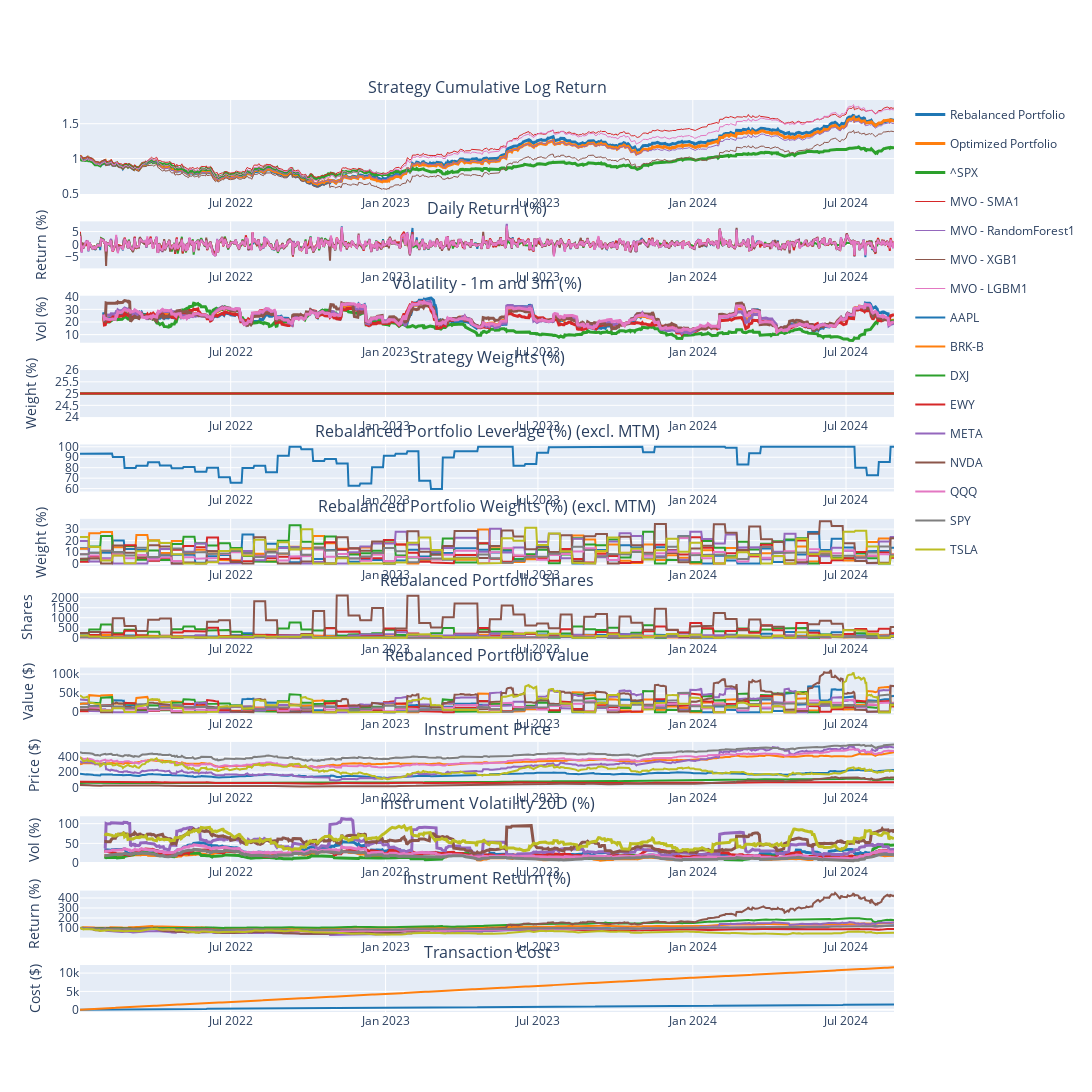

The notebook cell this image was saved under:
### Markdown cell above
# Notes

- 2024-08-28: Tested expected return prediction with RandomForest, XGB, LGBM. None of them outperforms the SMA Model. LGBM is able to achieve a similar performance as SMA model and generally train faster.</br>

    | Measure                | ^SPX      | MVO - SMA1 | MVO - RandomForest1 | MVO - XGB1 | MVO - LGBM1 |
    |------------------------|-----------|------------|---------------------|------------|-------------|
    | Cumulative Return      | 1.173503  | 2.072994   | 1.662573            | 1.471717   | 2.023378    |
    | Annualized Return      | 0.076775  | 0.301537   | 0.221185            | 0.176047   | 0.296252    |
    | Annualized Volatility  | 0.180081  | 0.226417   | 0.240133            | 0.243953   | 0.243120    |
    | Annualized Sharpe Ratio| 0.240438  | 1.183923   | 0.781685            | 0.584416   | 1.080844    |
    | Maximum Drawdown       | -0.254251 | -0.271732  | -0.323658           | -0.380737  | -0.296535   |

    Models are shared the same hyperparameters: lookback (train days) = 10 days and gamma=10, hhi=0.2

### Code cell
portfolio = PortfolioStandard(
    capital=169336.48958837058,
    name='MVOPortfolio',        
    rebalance_iter=RebalancerIter('0 0 * * Fri', 2),        
    tc_model=TransactionCostFutu(), 
    systems=[        
        #TradingSubSystemSingle(vol_target=vol_target, instruments=instruments,  strategy=[MeanVarianceOptRetLookAheadBias(gamma=10, hhi=0.2, lookback=60, confidence=1, lookahead=10)], max_leverage=max_leverage, offset=60),
        TradingSubSystemSingle(vol_target=vol_target, instruments=instruments,  strategy=[MeanVarianceOpt(gamma=10, hhi=0.2, lookback=10, confidence=1)], max_leverage=max_leverage, offset=60),
        TradingSubSystemSingle(vol_target=vol_target, instruments=instruments,  strategy=[MeanVarianceOptRandomForest(gamma=10, hhi=0.2, lookback=10, confidence=1, train_days=10)], max_leverage=max_leverage, offset=60),
        TradingSubSystemSingle(vol_target=vol_target, instruments=instruments,  strategy=[MeanVarianceOptXGB(gamma=10, hhi=0.2, lookback=10, confidence=1, train_days=10)], max_leverage=max_leverage, offset=60),
        TradingSubSystemSingle(vol_target=vol_target, instruments=instruments,  strategy=[MeanVarianceOptLGBM(gamma=10, hhi=0.2, lookback=10, confidence=1, train_days=10)], max_leverage=max_leverage, offset=60),
    ]
)

portfolio.set_start_date(start_date)
portfolio.set_end_date(end_date)
portfolio.backtest_subsystems()
portfolio.optimize()
portfolio.backtest()
portfolio.rebalance()
portfolio.performance(show_all_rets=True)

### Figure 1 — Plotly figure (JSON) as saved in the notebook; plotly's stock layout.template omitted (floating-point values rounded to 4 significant figures; data arrays with more than 128 entries replaced by an {"elided": "..."} marker saying what was removed)
{"data": [{"legendgroup": "Rebalanced Portfolio", "line": {"width": 3}, "marker": {"color": "rgb(31, 119, 180)"}, "name": "Rebalanced Portfolio", "type": "scatter", "x": {"elided": "666 str values"}, "xaxis": "x", "y": {"elided": "666 float values"}, "yaxis": "y"}, {"legendgroup": "Rebalanced Portfolio", "marker": {"color": "rgb(31, 119, 180)"}, "name": "Rebalanced Portfolio", "showlegend": false, "type": "scatter", "x": {"elided": "666 str values"}, "xaxis": "x2", "y": {"elided": "666 float values"}, "yaxis": "y2"}, {"legendgroup": "Rebalanced Portfolio", "line": {"width": 3}, "marker": {"color": "rgb(31, 119, 180)"}, "name": "Rebalanced Portfolio", "showlegend": false, "type": "scatter", "x": {"elided": "666 str values"}, "xaxis": "x3", "y": {"elided": "666 float values"}, "yaxis": "y3"}, {"legendgroup": "Rebalanced Portfolio", "marker": {"color": "rgb(31, 119, 180)"}, "name": "Rebalanced Portfolio", "showlegend": false, "type": "scatter", "x": {"elided": "666 str values"}, "xaxis": "x12", "y": {"elided": "666 float values"}, "yaxis": "y12"}, {"legendgroup": "Optimized Portfolio", "line": {"width": 3}, "marker": {"color": "rgb(255, 127, 14)"}, "name": "Optimized Portfolio", "type": "scatter", "x": {"elided": "666 str values"}, "xaxis": "x", "y": {"elided": "666 float values"}, "yaxis": "y"}, {"legendgroup": "Optimized Portfolio", "marker": {"color": "rgb(255, 127, 14)"}, "name": "Optimized Portfolio", "showlegend": false, "type": "scatter", "x": {"elided": "666 str values"}, "xaxis": "x2", "y": {"elided": "666 float values"}, "yaxis": "y2"}, {"legendgroup": "Optimized Portfolio", "line": {"width": 3}, "marker": {"color": "rgb(255, 127, 14)"}, "name": "Optimized Portfolio", "showlegend": false, "type": "scatter", "x": {"elided": "666 str values"}, "xaxis": "x3", "y": {"elided": "666 float values"}, "yaxis": "y3"}, {"legendgroup": "Optimized Portfolio", "marker": {"color": "rgb(255, 127, 14)"}, "name": "Optimized Portfolio", "showlegend": false, "type": "scatter", "x": {"elided": "666 str values"}, "xaxis": "x12", "y": {"elided": "666 float values"}, "yaxis": "y12"}, {"legendgroup": "^SPX", "line": {"width": 3}, "marker": {"color": "rgb(44, 160, 44)"}, "name": "^SPX", "type": "scatter", "x": {"elided": "666 str values"}, "xaxis": "x", "y": {"elided": "666 float values"}, "yaxis": "y"}, {"legendgroup": "^SPX", "marker": {"color": "rgb(44, 160, 44)"}, "name": "^SPX", "showlegend": false, "type": "scatter", "x": {"elided": "666 str values"}, "xaxis": "x2", "y": {"elided": "666 float values"}, "yaxis": "y2"}, {"legendgroup": "^SPX", "line": {"width": 3}, "marker": {"color": "rgb(44, 160, 44)"}, "name": "^SPX", "showlegend": false, "type": "scatter", "x": {"elided": "666 str values"}, "xaxis": "x3", "y": {"elided": "666 float values"}, "yaxis": "y3"}, {"legendgroup": "MVO - SMA1", "line": {"width": 1}, "marker": {"color": "rgb(214, 39, 40)"}, "name": "MVO - SMA1", "type": "scatter", "x": {"elided": "666 str values"}, "xaxis": "x", "y": {"elided": "666 float values"}, "yaxis": "y"}, {"legendgroup": "MVO - SMA1", "marker": {"color": "rgb(214, 39, 40)"}, "name": "MVO - SMA1", "showlegend": false, "type": "scatter", "x": {"elided": "666 str values"}, "xaxis": "x2", "y": {"elided": "666 float values"}, "yaxis": "y2"}, {"legendgroup": "MVO - SMA1", "line": {"width": 3}, "marker": {"color": "rgb(214, 39, 40)"}, "name": "MVO - SMA1", "showlegend": false, "type": "scatter", "x": {"elided": "666 str values"}, "xaxis": "x3", "y": {"elided": "666 float values"}, "yaxis": "y3"}, {"legendgroup": "MVO - RandomForest1", "line": {"width": 1}, "marker": {"color": "rgb(148, 103, 189)"}, "name": "MVO - RandomForest1", "type": "scatter", "x": {"elided": "666 str values"}, "xaxis": "x", "y": {"elided": "666 float values"}, "yaxis": "y"}, {"legendgroup": "MVO - RandomForest1", "marker": {"color": "rgb(148, 103, 189)"}, "name": "MVO - RandomForest1", "showlegend": false, "type": "scatter", "x": {"elided": "666 str values"}, "xaxis": "x2", "y": {"elided": "666 float values"}, "yaxis": "y2"}, {"legendgroup": "MVO - RandomForest1", "line": {"width": 3}, "marker": {"color": "rgb(148, 103, 189)"}, "name": "MVO - RandomForest1", "showlegend": false, "type": "scatter", "x": {"elided": "666 str values"}, "xaxis": "x3", "y": {"elided": "666 float values"}, "yaxis": "y3"}, {"legendgroup": "MVO - XGB1", "line": {"width": 1}, "marker": {"color": "rgb(140, 86, 75)"}, "name": "MVO - XGB1", "type": "scatter", "x": {"elided": "666 str values"}, "xaxis": "x", "y": {"elided": "666 float values"}, "yaxis": "y"}, {"legendgroup": "MVO - XGB1", "marker": {"color": "rgb(140, 86, 75)"}, "name": "MVO - XGB1", "showlegend": false, "type": "scatter", "x": {"elided": "666 str values"}, "xaxis": "x2", "y": {"elided": "666 float values"}, "yaxis": "y2"}, {"legendgroup": "MVO - XGB1", "line": {"width": 3}, "marker": {"color": "rgb(140, 86, 75)"}, "name": "MVO - XGB1", "showlegend": false, "type": "scatter", "x": {"elided": "666 str values"}, "xaxis": "x3", "y": {"elided": "666 float values"}, "yaxis": "y3"}, {"legendgroup": "MVO - LGBM1", "line": {"width": 1}, "marker": {"color": "rgb(227, 119, 194)"}, "name": "MVO - LGBM1", "type": "scatter", "x": {"elided": "666 str values"}, "xaxis": "x", "y": {"elided": "666 float values"}, "yaxis": "y"}, {"legendgroup": "MVO - LGBM1", "marker": {"color": "rgb(227, 119, 194)"}, "name": "MVO - LGBM1", "showlegend": false, "type": "scatter", "x": {"elided": "666 str values"}, "xaxis": "x2", "y": {"elided": "666 float values"}, "yaxis": "y2"}, {"legendgroup": "MVO - LGBM1", "line": {"width": 3}, "marker": {"color": "rgb(227, 119, 194)"}, "name": "MVO - LGBM1", "showlegend": false, "type": "scatter", "x": {"elided": "666 str values"}, "xaxis": "x3", "y": {"elided": "666 float values"}, "yaxis": "y3"}, {"legendgroup": "MVO - SMA1", "marker": {"color": "rgb(31, 119, 180)"}, "name": "MVO - SMA1", "showlegend": false, "type": "scatter", "x": {"elided": "666 str values"}, "xaxis": "x4", "y": {"elided": "666 int values"}, "yaxis": "y4"}, {"legendgroup": "MVO - RandomForest1", "marker": {"color": "rgb(255, 127, 14)"}, "name": "MVO - RandomForest1", "showlegend": false, "type": "scatter", "x": {"elided": "666 str values"}, "xaxis": "x4", "y": {"elided": "666 int values"}, "yaxis": "y4"}, {"legendgroup": "MVO - XGB1", "marker": {"color": "rgb(44, 160, 44)"}, "name": "MVO - XGB1", "showlegend": false, "type": "scatter", "x": {"elided": "666 str values"}, "xaxis": "x4", "y": {"elided": "666 int values"}, "yaxis": "y4"}, {"legendgroup": "MVO - LGBM1", "marker": {"color": "rgb(214, 39, 40)"}, "name": "MVO - LGBM1", "showlegend": false, "type": "scatter", "x": {"elided": "666 str values"}, "xaxis": "x4", "y": {"elided": "666 int values"}, "yaxis": "y4"}, {"marker": {"color": "rgb(31, 119, 180)"}, "showlegend": false, "type": "scatter", "x": {"elided": "666 str values"}, "xaxis": "x5", "y": {"elided": "666 float values"}, "yaxis": "y5"}, {"legendgroup": "AAPL", "marker": {"color": "rgb(31, 119, 180)"}, "name": "AAPL", "showlegend": true, "type": "scatter", "x": {"elided": "666 str values"}, "xaxis": "x6", "y": {"elided": "666 float values"}, "yaxis": "y6"}, {"legendgroup": "AAPL", "marker": {"color": "rgb(31, 119, 180)"}, "name": "AAPL", "showlegend": false, "type": "scatter", "x": {"elided": "666 str values"}, "xaxis": "x7", "y": {"elided": "666 int values"}, "yaxis": "y7"}, {"legendgroup": "AAPL", "marker": {"color": "rgb(31, 119, 180)"}, "name": "AAPL", "showlegend": false, "type": "scatter", "x": {"elided": "666 str values"}, "xaxis": "x8", "y": {"elided": "666 float values"}, "yaxis": "y8"}, {"legendgroup": "AAPL", "marker": {"color": "rgb(31, 119, 180)"}, "name": "AAPL", "showlegend": false, "type": "scatter", "x": {"elided": "666 str values"}, "xaxis": "x9", "y": {"elided": "666 float values"}, "yaxis": "y9"}, {"legendgroup": "AAPL", "line": {"width": 3}, "marker": {"color": "rgb(31, 119, 180)"}, "name": "AAPL", "showlegend": false, "type": "scatter", "x": {"elided": "666 str values"}, "xaxis": "x10", "y": {"elided": "666 float values"}, "yaxis": "y10"}, {"legendgroup": "AAPL", "marker": {"color": "rgb(31, 119, 180)"}, "name": "AAPL", "showlegend": false, "type": "scatter", "x": {"elided": "666 str values"}, "xaxis": "x11", "y": {"elided": "666 float values"}, "yaxis": "y11"}, {"legendgroup": "BRK-B", "marker": {"color": "rgb(255, 127, 14)"}, "name": "BRK-B", "showlegend": true, "type": "scatter", "x": {"elided": "666 str values"}, "xaxis": "x6", "y": {"elided": "666 float values"}, "yaxis": "y6"}, {"legendgroup": "BRK-B", "marker": {"color": "rgb(255, 127, 14)"}, "name": "BRK-B", "showlegend": false, "type": "scatter", "x": {"elided": "666 str values"}, "xaxis": "x7", "y": {"elided": "666 int values"}, "yaxis": "y7"}, {"legendgroup": "BRK-B", "marker": {"color": "rgb(255, 127, 14)"}, "name": "BRK-B", "showlegend": false, "type": "scatter", "x": {"elided": "666 str values"}, "xaxis": "x8", "y": {"elided": "666 float values"}, "yaxis": "y8"}, {"legendgroup": "BRK-B", "marker": {"color": "rgb(255, 127, 14)"}, "name": "BRK-B", "showlegend": false, "type": "scatter", "x": {"elided": "666 str values"}, "xaxis": "x9", "y": {"elided": "666 float values"}, "yaxis": "y9"}, {"legendgroup": "BRK-B", "line": {"width": 3}, "marker": {"color": "rgb(255, 127, 14)"}, "name": "BRK-B", "showlegend": false, "type": "scatter", "x": {"elided": "666 str values"}, "xaxis": "x10", "y": {"elided": "666 float values"}, "yaxis": "y10"}, {"legendgroup": "BRK-B", "marker": {"color": "rgb(255, 127, 14)"}, "name": "BRK-B", "showlegend": false, "type": "scatter", "x": {"elided": "666 str values"}, "xaxis": "x11", "y": {"elided": "666 float values"}, "yaxis": "y11"}, {"legendgroup": "DXJ", "marker": {"color": "rgb(44, 160, 44)"}, "name": "DXJ", "showlegend": true, "type": "scatter", "x": {"elided": "666 str values"}, "xaxis": "x6", "y": {"elided": "666 float values"}, "yaxis": "y6"}, {"legendgroup": "DXJ", "marker": {"color": "rgb(44, 160, 44)"}, "name": "DXJ", "showlegend": false, "type": "scatter", "x": {"elided": "666 str values"}, "xaxis": "x7", "y": {"elided": "666 int values"}, "yaxis": "y7"}, {"legendgroup": "DXJ", "marker": {"color": "rgb(44, 160, 44)"}, "name": "DXJ", "showlegend": false, "type": "scatter", "x": {"elided": "666 str values"}, "xaxis": "x8", "y": {"elided": "666 float values"}, "yaxis": "y8"}, {"legendgroup": "DXJ", "marker": {"color": "rgb(44, 160, 44)"}, "name": "DXJ", "showlegend": false, "type": "scatter", "x": {"elided": "666 str values"}, "xaxis": "x9", "y": {"elided": "666 float values"}, "yaxis": "y9"}, {"legendgroup": "DXJ", "line": {"width": 3}, "marker": {"color": "rgb(44, 160, 44)"}, "name": "DXJ", "showlegend": false, "type": "scatter", "x": {"elided": "666 str values"}, "xaxis": "x10", "y": {"elided": "666 float values"}, "yaxis": "y10"}, {"legendgroup": "DXJ", "marker": {"color": "rgb(44, 160, 44)"}, "name": "DXJ", "showlegend": false, "type": "scatter", "x": {"elided": "666 str values"}, "xaxis": "x11", "y": {"elided": "666 float values"}, "yaxis": "y11"}, {"legendgroup": "EWY", "marker": {"color": "rgb(214, 39, 40)"}, "name": "EWY", "showlegend": true, "type": "scatter", "x": {"elided": "666 str values"}, "xaxis": "x6", "y": {"elided": "666 float values"}, "yaxis": "y6"}, {"legendgroup": "EWY", "marker": {"color": "rgb(214, 39, 40)"}, "name": "EWY", "showlegend": false, "type": "scatter", "x": {"elided": "666 str values"}, "xaxis": "x7", "y": {"elided": "666 int values"}, "yaxis": "y7"}, {"legendgroup": "EWY", "marker": {"color": "rgb(214, 39, 40)"}, "name": "EWY", "showlegend": false, "type": "scatter", "x": {"elided": "666 str values"}, "xaxis": "x8", "y": {"elided": "666 float values"}, "yaxis": "y8"}, {"legendgroup": "EWY", "marker": {"color": "rgb(214, 39, 40)"}, "name": "EWY", "showlegend": false, "type": "scatter", "x": {"elided": "666 str values"}, "xaxis": "x9", "y": {"elided": "666 float values"}, "yaxis": "y9"}, {"legendgroup": "EWY", "line": {"width": 3}, "marker": {"color": "rgb(214, 39, 40)"}, "name": "EWY", "showlegend": false, "type": "scatter", "x": {"elided": "666 str values"}, "xaxis": "x10", "y": {"elided": "666 float values"}, "yaxis": "y10"}, {"legendgroup": "EWY", "marker": {"color": "rgb(214, 39, 40)"}, "name": "EWY", "showlegend": false, "type": "scatter", "x": {"elided": "666 str values"}, "xaxis": "x11", "y": {"elided": "666 float values"}, "yaxis": "y11"}, {"legendgroup": "META", "marker": {"color": "rgb(148, 103, 189)"}, "name": "META", "showlegend": true, "type": "scatter", "x": {"elided": "666 str values"}, "xaxis": "x6", "y": {"elided": "666 float values"}, "yaxis": "y6"}, {"legendgroup": "META", "marker": {"color": "rgb(148, 103, 189)"}, "name": "META", "showlegend": false, "type": "scatter", "x": {"elided": "666 str values"}, "xaxis": "x7", "y": {"elided": "666 int values"}, "yaxis": "y7"}, {"legendgroup": "META", "marker": {"color": "rgb(148, 103, 189)"}, "name": "META", "showlegend": false, "type": "scatter", "x": {"elided": "666 str values"}, "xaxis": "x8", "y": {"elided": "666 float values"}, "yaxis": "y8"}, {"legendgroup": "META", "marker": {"color": "rgb(148, 103, 189)"}, "name": "META", "showlegend": false, "type": "scatter", "x": {"elided": "666 str values"}, "xaxis": "x9", "y": {"elided": "666 float values"}, "yaxis": "y9"}, {"legendgroup": "META", "line": {"width": 3}, "marker": {"color": "rgb(148, 103, 189)"}, "name": "META", "showlegend": false, "type": "scatter", "x": {"elided": "666 str values"}, "xaxis": "x10", "y": {"elided": "666 float values"}, "yaxis": "y10"}, {"legendgroup": "META", "marker": {"color": "rgb(148, 103, 189)"}, "name": "META", "showlegend": false, "type": "scatter", "x": {"elided": "666 str values"}, "xaxis": "x11", "y": {"elided": "666 float values"}, "yaxis": "y11"}, {"legendgroup": "NVDA", "marker": {"color": "rgb(140, 86, 75)"}, "name": "NVDA", "showlegend": true, "type": "scatter", "x": {"elided": "666 str values"}, "xaxis": "x6", "y": {"elided": "666 float values"}, "yaxis": "y6"}, {"legendgroup": "NVDA", "marker": {"color": "rgb(140, 86, 75)"}, "name": "NVDA", "showlegend": false, "type": "scatter", "x": {"elided": "666 str values"}, "xaxis": "x7", "y": {"elided": "666 int values"}, "yaxis": "y7"}, {"legendgroup": "NVDA", "marker": {"color": "rgb(140, 86, 75)"}, "name": "NVDA", "showlegend": false, "type": "scatter", "x": {"elided": "666 str values"}, "xaxis": "x8", "y": {"elided": "666 float values"}, "yaxis": "y8"}, {"legendgroup": "NVDA", "marker": {"color": "rgb(140, 86, 75)"}, "name": "NVDA", "showlegend": false, "type": "scatter", "x": {"elided": "666 str values"}, "xaxis": "x9", "y": {"elided": "666 float values"}, "yaxis": "y9"}, {"legendgroup": "NVDA", "line": {"width": 3}, "marker": {"color": "rgb(140, 86, 75)"}, "name": "NVDA", "showlegend": false, "type": "scatter", "x": {"elided": "666 str values"}, "xaxis": "x10", "y": {"elided": "666 float values"}, "yaxis": "y10"}, {"legendgroup": "NVDA", "marker": {"color": "rgb(140, 86, 75)"}, "name": "NVDA", "showlegend": false, "type": "scatter", "x": {"elided": "666 str values"}, "xaxis": "x11", "y": {"elided": "666 float values"}, "yaxis": "y11"}, {"legendgroup": "QQQ", "marker": {"color": "rgb(227, 119, 194)"}, "name": "QQQ", "showlegend": true, "type": "scatter", "x": {"elided": "666 str values"}, "xaxis": "x6", "y": {"elided": "666 float values"}, "yaxis": "y6"}, {"legendgroup": "QQQ", "marker": {"color": "rgb(227, 119, 194)"}, "name": "QQQ", "showlegend": false, "type": "scatter", "x": {"elided": "666 str values"}, "xaxis": "x7", "y": {"elided": "666 int values"}, "yaxis": "y7"}, {"legendgroup": "QQQ", "marker": {"color": "rgb(227, 119, 194)"}, "name": "QQQ", "showlegend": false, "type": "scatter", "x": {"elided": "666 str values"}, "xaxis": "x8", "y": {"elided": "666 float values"}, "yaxis": "y8"}, {"legendgroup": "QQQ", "marker": {"color": "rgb(227, 119, 194)"}, "name": "QQQ", "showlegend": false, "type": "scatter", "x": {"elided": "666 str values"}, "xaxis": "x9", "y": {"elided": "666 float values"}, "yaxis": "y9"}, {"legendgroup": "QQQ", "line": {"width": 3}, "marker": {"color": "rgb(227, 119, 194)"}, "name": "QQQ", "showlegend": false, "type": "scatter", "x": {"elided": "666 str values"}, "xaxis": "x10", "y": {"elided": "666 float values"}, "yaxis": "y10"}, {"legendgroup": "QQQ", "marker": {"color": "rgb(227, 119, 194)"}, "name": "QQQ", "showlegend": false, "type": "scatter", "x": {"elided": "666 str values"}, "xaxis": "x11", "y": {"elided": "666 float values"}, "yaxis": "y11"}, {"legendgroup": "SPY", "marker": {"color": "rgb(127, 127, 127)"}, "name": "SPY", "showlegend": true, "type": "scatter", "x": {"elided": "666 str values"}, "xaxis": "x6", "y": {"elided": "666 float values"}, "yaxis": "y6"}, {"legendgroup": "SPY", "marker": {"color": "rgb(127, 127, 127)"}, "name": "SPY", "showlegend": false, "type": "scatter", "x": {"elided": "666 str values"}, "xaxis": "x7", "y": {"elided": "666 int values"}, "yaxis": "y7"}, {"legendgroup": "SPY", "marker": {"color": "rgb(127, 127, 127)"}, "name": "SPY", "showlegend": false, "type": "scatter", "x": {"elided": "666 str values"}, "xaxis": "x8", "y": {"elided": "666 float values"}, "yaxis": "y8"}, {"legendgroup": "SPY", "marker": {"color": "rgb(127, 127, 127)"}, "name": "SPY", "showlegend": false, "type": "scatter", "x": {"elided": "666 str values"}, "xaxis": "x9", "y": {"elided": "666 float values"}, "yaxis": "y9"}, {"legendgroup": "SPY", "line": {"width": 3}, "marker": {"color": "rgb(127, 127, 127)"}, "name": "SPY", "showlegend": false, "type": "scatter", "x": {"elided": "666 str values"}, "xaxis": "x10", "y": {"elided": "666 float values"}, "yaxis": "y10"}, {"legendgroup": "SPY", "marker": {"color": "rgb(127, 127, 127)"}, "name": "SPY", "showlegend": false, "type": "scatter", "x": {"elided": "666 str values"}, "xaxis": "x11", "y": {"elided": "666 float values"}, "yaxis": "y11"}, {"legendgroup": "TSLA", "marker": {"color": "rgb(188, 189, 34)"}, "name": "TSLA", "showlegend": true, "type": "scatter", "x": {"elided": "666 str values"}, "xaxis": "x6", "y": {"elided": "666 float values"}, "yaxis": "y6"}, {"legendgroup": "TSLA", "marker": {"color": "rgb(188, 189, 34)"}, "name": "TSLA", "showlegend": false, "type": "scatter", "x": {"elided": "666 str values"}, "xaxis": "x7", "y": {"elided": "666 int values"}, "yaxis": "y7"}, {"legendgroup": "TSLA", "marker": {"color": "rgb(188, 189, 34)"}, "name": "TSLA", "showlegend": false, "type": "scatter", "x": {"elided": "666 str values"}, "xaxis": "x8", "y": {"elided": "666 float values"}, "yaxis": "y8"}, {"legendgroup": "TSLA", "marker": {"color": "rgb(188, 189, 34)"}, "name": "TSLA", "showlegend": false, "type": "scatter", "x": {"elided": "666 str values"}, "xaxis": "x9", "y": {"elided": "666 float values"}, "yaxis": "y9"}, {"legendgroup": "TSLA", "line": {"width": 3}, "marker": {"color": "rgb(188, 189, 34)"}, "name": "TSLA", "showlegend": false, "type": "scatter", "x": {"elided": "666 str values"}, "xaxis": "x10", "y": {"elided": "666 float values"}, "yaxis": "y10"}, {"legendgroup": "TSLA", "marker": {"color": "rgb(188, 189, 34)"}, "name": "TSLA", "showlegend": false, "type": "scatter", "x": {"elided": "666 str values"}, "xaxis": "x11", "y": {"elided": "666 float values"}, "yaxis": "y11"}], "layout": {"annotations": [{"font": {"size": 16}, "showarrow": false, "text": "Strategy Cumulative Log Return", "x": 0.5, "xanchor": "center", "xref": "paper", "y": 1, "yanchor": "bottom", "yref": "paper"}, {"font": {"size": 16}, "showarrow": false, "text": "Daily Return (%)", "x": 0.5, "xanchor": "center", "xref": "paper", "y": 0.8669, "yanchor": "bottom", "yref": "paper"}, {"font": {"size": 16}, "showarrow": false, "text": "Volatility - 1m and 3m (%)", "x": 0.5, "xanchor": "center", "xref": "paper", "y": 0.7854, "yanchor": "bottom", "yref": "paper"}, {"font": {"size": 16}, "showarrow": false, "text": "Strategy Weights (%)", "x": 0.5, "xanchor": "center", "xref": "paper", "y": 0.7038, "yanchor": "bottom", "yref": "paper"}, {"font": {"size": 16}, "showarrow": false, "text": "Rebalanced Portfolio Leverage (%) (excl. MTM)", "x": 0.5, "xanchor": "center", "xref": "paper", "y": 0.6223, "yanchor": "bottom", "yref": "paper"}, {"font": {"size": 16}, "showarrow": false, "text": "Rebalanced Portfolio Weights (%) (excl. MTM)", "x": 0.5, "xanchor": "center", "xref": "paper", "y": 0.5408, "yanchor": "bottom", "yref": "paper"}, {"font": {"size": 16}, "showarrow": false, "text": "Rebalanced Portfolio Shares", "x": 0.5, "xanchor": "center", "xref": "paper", "y": 0.4592, "yanchor": "bottom", "yref": "paper"}, {"font": {"size": 16}, "showarrow": false, "text": "Rebalanced Portfolio Value", "x": 0.5, "xanchor": "center", "xref": "paper", "y": 0.3777, "yanchor": "bottom", "yref": "paper"}, {"font": {"size": 16}, "showarrow": false, "text": "Instrument Price", "x": 0.5, "xanchor": "center", "xref": "paper", "y": 0.2962, "yanchor": "bottom", "yref": "paper"}, {"font": {"size": 16}, "showarrow": false, "text": "Instrument Volatility 20D (%)", "x": 0.5, "xanchor": "center", "xref": "paper", "y": 0.2146, "yanchor": "bottom", "yref": "paper"}, {"font": {"size": 16}, "showarrow": false, "text": "Instrument Return (%)", "x": 0.5, "xanchor": "center", "xref": "paper", "y": 0.1331, "yanchor": "bottom", "yref": "paper"}, {"font": {"size": 16}, "showarrow": false, "text": "Transaction Cost", "x": 0.5, "xanchor": "center", "xref": "paper", "y": 0.05154, "yanchor": "bottom", "yref": "paper"}], "height": 4000, "hovermode": "x", "width": 1500, "xaxis": {"anchor": "y", "domain": [0, 1], "matches": "x12", "showticklabels": true}, "xaxis10": {"anchor": "y10", "domain": [0, 1], "matches": "x12", "showticklabels": true}, "xaxis11": {"anchor": "y11", "domain": [0, 1], "matches": "x12", "showticklabels": true}, "xaxis12": {"anchor": "y12", "domain": [0, 1], "showticklabels": true}, "xaxis2": {"anchor": "y2", "domain": [0, 1], "matches": "x12", "showticklabels": true}, "xaxis3": {"anchor": "y3", "domain": [0, 1], "matches": "x12", "showticklabels": true}, "xaxis4": {"anchor": "y4", "domain": [0, 1], "matches": "x12", "showticklabels": true}, "xaxis5": {"anchor": "y5", "domain": [0, 1], "matches": "x12", "showticklabels": true}, "xaxis6": {"anchor": "y6", "domain": [0, 1], "matches": "x12", "showticklabels": true}, "xaxis7": {"anchor": "y7", "domain": [0, 1], "matches": "x12", "showticklabels": true}, "xaxis8": {"anchor": "y8", "domain": [0, 1], "matches": "x12", "showticklabels": true}, "xaxis9": {"anchor": "y9", "domain": [0, 1], "matches": "x12", "showticklabels": true}, "yaxis": {"anchor": "x", "domain": [0.8969, 1]}, "yaxis10": {"anchor": "x10", "domain": [0.1631, 0.2146], "title": {"text": "Vol (%)"}}, "yaxis11": {"anchor": "x11", "domain": [0.08154, 0.1331], "title": {"text": "Return (%)"}}, "yaxis12": {"anchor": "x12", "domain": [0, 0.05154], "title": {"text": "Cost ($)"}}, "yaxis2": {"anchor": "x2", "domain": [0.8154, 0.8669], "title": {"text": "Return (%)"}}, "yaxis3": {"anchor": "x3", "domain": [0.7338, 0.7854], "title": {"text": "Vol (%)"}}, "yaxis4": {"anchor": "x4", "domain": [0.6523, 0.7038], "title": {"text": "Weight (%)"}}, "yaxis5": {"anchor": "x5", "domain": [0.5708, 0.6223]}, "yaxis6": {"anchor": "x6", "domain": [0.4892, 0.5408], "title": {"text": "Weight (%)"}}, "yaxis7": {"anchor": "x7", "domain": [0.4077, 0.4592], "title": {"text": "Shares"}}, "yaxis8": {"anchor": "x8", "domain": [0.3262, 0.3777], "title": {"text": "Value ($)"}}, "yaxis9": {"anchor": "x9", "domain": [0.2446, 0.2962], "title": {"text": "Price ($)"}}}}
